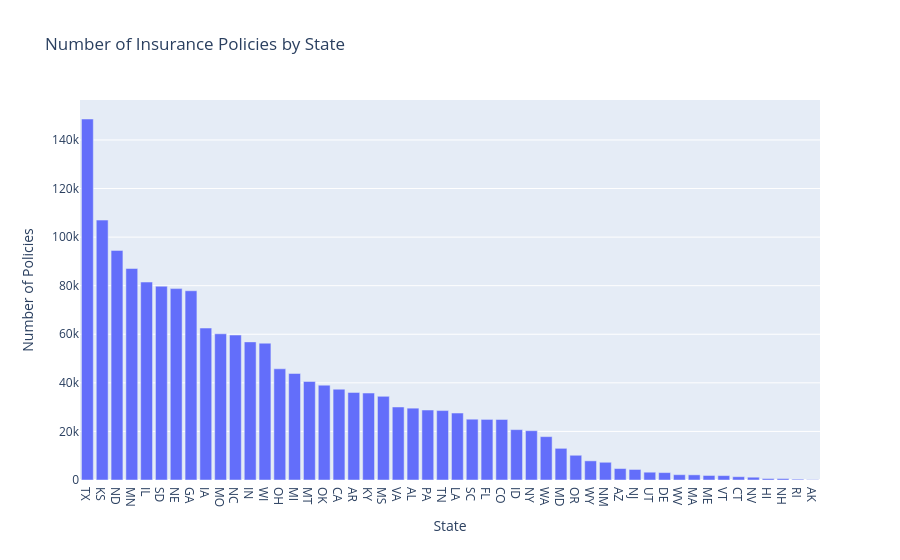

Notebook cell for this chart:
### Code cell
fig = px.bar(state_counts.to_pandas(),
             x="state_abbreviation",
             y="count",
             title="Number of Insurance Policies by State",
             labels={"state_abbreviation": "State", "count": "Number of Policies"})
fig.show()

### Figure 1 — Plotly figure (JSON) as saved in the notebook; plotly's stock layout.template omitted (floating-point values rounded to 4 significant figures)
{"data": [{"hovertemplate": "State=%{x}<br>Number of Policies=%{y}<extra></extra>", "legendgroup": "", "marker": {"color": "#636efa", "pattern": {"shape": ""}}, "name": "", "orientation": "v", "showlegend": false, "textposition": "auto", "type": "bar", "x": ["TX", "KS", "ND", "MN", "IL", "SD", "NE", "GA", "IA", "MO", "NC", "IN", "WI", "OH", "MI", "MT", "OK", "CA", "AR", "KY", "MS", "VA", "AL", "PA", "TN", "LA", "SC", "FL", "CO", "ID", "NY", "WA", "MD", "OR", "WY", "NM", "AZ", "NJ", "UT", "DE", "WV", "MA", "ME", "VT", "CT", "NV", "HI", "NH", "RI", "AK"], "xaxis": "x", "y": [148624, 107008, 94532, 87064, 81497, 79796, 78793, 77915, 62560, 60190, 59686, 56864, 56320, 45778, 43854, 40559, 39050, 37391, 36062, 35794, 34437, 30060, 29577, 28811, 28583, 27561, 25032, 24948, 24922, 20737, 20303, 17855, 13040, 10184, 7886, 7300, 4714, 4338, 3213, 3051, 2185, 2126, 1864, 1810, 1360, 1149, 602, 597, 339, 150], "yaxis": "y"}], "layout": {"barmode": "relative", "legend": {"tracegroupgap": 0}, "title": {"text": "Number of Insurance Policies by State"}, "xaxis": {"anchor": "y", "domain": [0, 1], "title": {"text": "State"}}, "yaxis": {"anchor": "x", "domain": [0, 1], "title": {"text": "Number of Policies"}}}}
